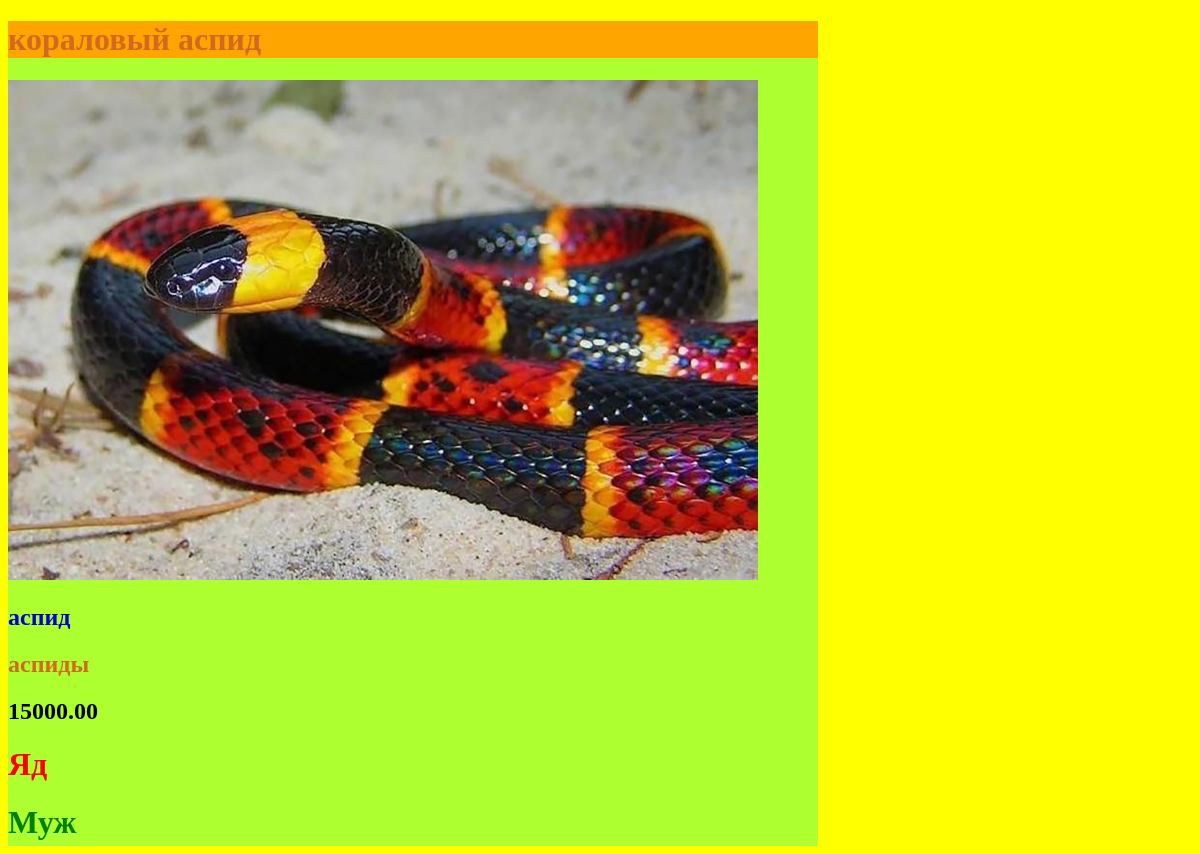
The app's page /one/5/ with its own data.
### catalog/models.py (models this page shows, shortened)
class Snake(models.Model):
    name = models.CharField(max_length=30, verbose_name='Название')
    species = models.CharField(max_length=30, verbose_name='Вид')
    cost = models.DecimalField(max_digits=7, decimal_places=2, default=0)
    description = models.TextField(verbose_name='Описание')
    image = models.ImageField(upload_to='media/', verbose_name='Фото')
    birthdate = models.DateTimeField(verbose_name='Возраст')
    poison = models.CharField(choices=poison, verbose_name='Ядовитость')
    gender = models.CharField(choices=genders, verbose_name='Пол')
    created = models.DateTimeField(auto_now_add=True, verbose_name='Создано')
    updated = models.DateTimeField(auto_now=True, verbose_name='Обновлено')
    class Meta:
        ordering = ['-created']

### catalog/views.py (the view)
# urls.py: path('one/<int:id>/', views.return_one_snake, name='return_one_snake'),
def return_one_snake(request, id):
    snake = Snake.objects.get(id=id)
    return render(request, 'one.html', {'snake': snake})

### catalog/templates/one.html
{% extends 'base.html' %}
{% block content %}
<div class="background">
    <div class="background_cart_one">
    <h1 class="name">{{snake.name}}</h1>
    <img class="photo_one" src="{{snake.image.url}}">
    <h2 class="description">{{snake.description}}</h2>
    <h2 class="species">{{snake.species}}</h2>
    <h2 class="cost">{{snake.cost}}</h2>
    <h1 class="poison">{{snake.poison}}</h1>
    <h1 class="gender">{{snake.gender}}</h1>
    </div>
</div>
{% endblock %}

### static/css/style.css (style rules this page uses)
.background { background-color:Yellow; }
.background_cart_one { background-color:GreenYellow; color:Chocolate; width:810px; height:825px; }
.name { background-color:Orange; }
.photo_one { width:750px; height:500px; }
.species { color:Chocolate; }
.cost { color:Black; }
.poison { color:Red; }
.gender { color:Green; }
body { background-color:Yellow; }
.description { color: rgb(0, 0, 205); }

### records on screen
Snake: name "кораловый аспид", image (picture), description "аспид", species "аспиды", cost "15000.00", poison "Яд", gender "Муж"
